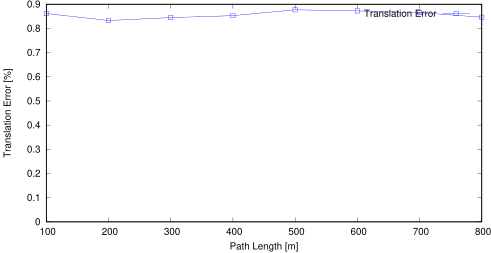

Write the gnuplot code that produced this figure.
set term postscript eps enhanced color
set output "sub09_tl.eps"
set size ratio 0.5
set yrange [0:*]
set xlabel "Path Length [m]"
set ylabel "Translation Error [%]"
plot "sub09_tl.txt" using 1:($2*100) title 'Translation Error' lc rgb "#0000FF" pt 4 w linespoints
